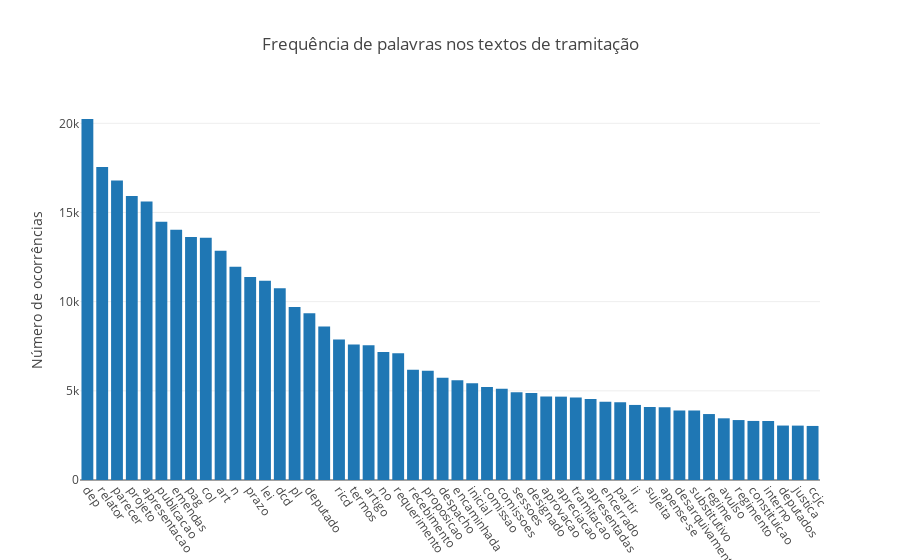

Notebook code cell kept with this figure:
### Code cell
labels, values = zip(*freqdist.most_common(50))

trace = go.Bar(x=labels, y=values)
layout = go.Layout(title='Frequência de palavras nos textos de tramitação', 
                  yaxis=dict(title='Número de ocorrências'), xaxis=dict(tickangle=55))

fig = go.Figure(data=[trace], layout=layout)
offline.iplot(fig)

### Figure 1 — Plotly figure (JSON) as saved in the notebook; plotly's stock layout.template omitted (floating-point values rounded to 4 significant figures)
{"data": [{"type": "bar", "x": ["dep", "relator", "parecer", "projeto", "apresentacao", "publicacao", "emendas", "pag", "col", "art", "n", "prazo", "lei", "dcd", "pl", "deputado", "", "ricd", "termos", "artigo", "no", "requerimento", "recebimento", "proposicao", "despacho", "encaminhada", "inicial", "comissao", "comissoes", "sessoes", "designado", "aprovacao", "apreciacao", "tramitacao", "apresentadas", "encerrado", "partir", "ii", "sujeita", "apense-se", "desarquivamento", "substitutivo", "regime", "avulso", "regimento", "constituicao", "interno", "deputados", "justica", "ccjc"], "y": [20242, 17557, 16794, 15921, 15610, 14481, 14032, 13630, 13582, 12861, 11958, 11387, 11173, 10747, 9705, 9356, 8612, 7873, 7593, 7549, 7184, 7103, 6178, 6124, 5732, 5587, 5425, 5210, 5122, 4914, 4885, 4676, 4674, 4622, 4545, 4386, 4358, 4209, 4093, 4077, 3898, 3891, 3698, 3459, 3361, 3312, 3310, 3053, 3050, 3031]}], "layout": {"title": "Frequência de palavras nos textos de tramitação", "xaxis": {"tickangle": 55}, "yaxis": {"title": "Número de ocorrências"}}}
